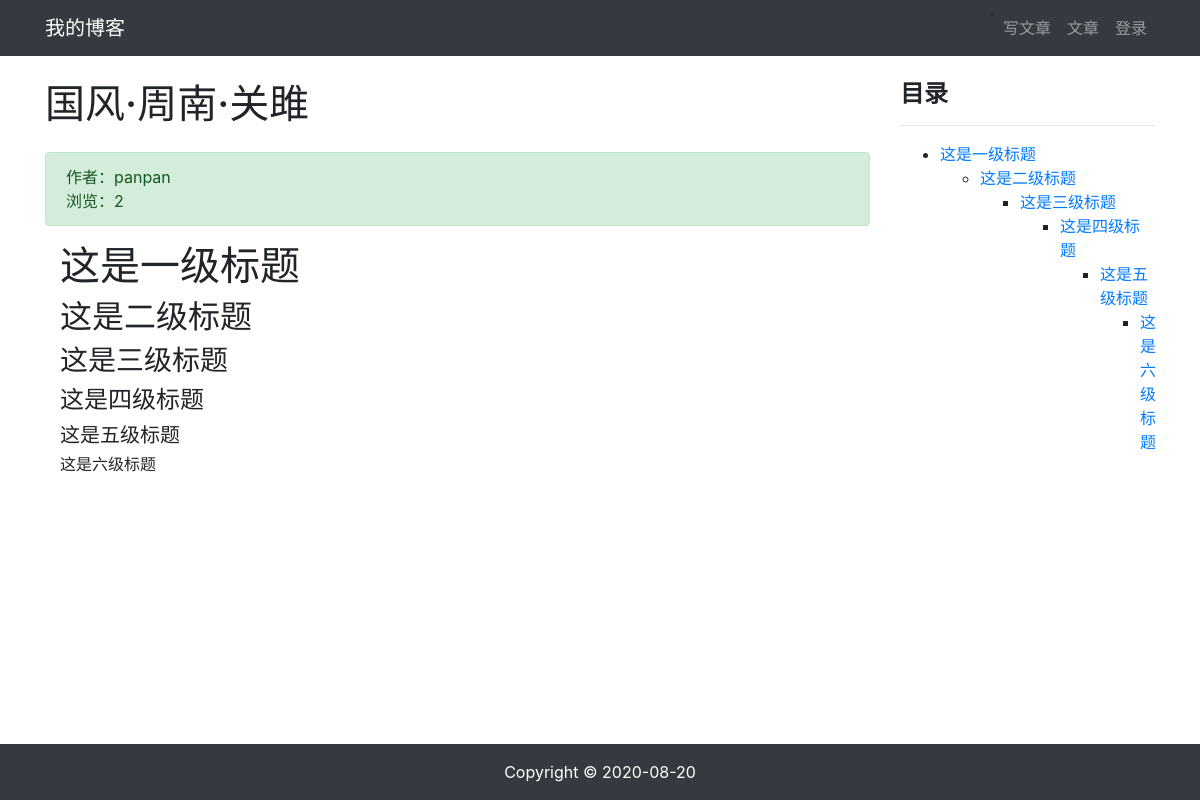
/article/article_detail/12/, run on the app's committed database.
### article/models.py (models this page shows, shortened)
class ArticlePost(models.Model):
    total_views = models.PositiveIntegerField(default=0)
    author = models.ForeignKey(User, on_delete=models.CASCADE)
    title = models.CharField(max_length=100)
    body_content = models.TextField()
    created_time = models.DateTimeField(default=timezone.now)
    updated_time = models.DateTimeField(auto_now=True)
    class Meta:
        ordering = ('-created_time',)

### article/views.py (the view)
# urls.py: path('article_detail/<int:id>/', article.views.article_detail, name='article_detail'),
def article_detail(request, id):
    article = ArticlePost.objects.get(id=id)
    article.total_views += 1
    article.save(update_fields=['total_views'])
    md = markdown.Markdown(extensions=[
        'markdown.extensions.extra',
        'markdown.extensions.codehilite',
        'markdown.extensions.toc',
    ])
    article.body_content = md.convert(article.body_content)
    context = {
        'article': article,
        'toc': md.toc
    }
    return render(request, 'article/detail.html', context)

### templates/article/detail.html (shortened to what this page needs)
{% extends "base.html" %}
{% load staticfiles %}
{% block content %}
    <div class="container">
        <div class="row">
            <div class="col-9">
                <h1 class=" mt-4 mb-4">{{ article.title }}</h1>
                <div class=" alert alert-success">
                    <div>
                        作者：{{ article.author }}
                    </div>
                    <div>
                        浏览：{{ article.total_views }}
                    </div>
                </div>
                <div class="col-12">
                    <p>{{ article.body_content | safe }}</p>
                </div>
            </div>
            <div class="col-3 mt-4">
                <h4><strong>目录</strong></h4>
                <hr>
                <div>
                    {{ toc|safe }}
                </div>
            </div>
        </div>
    </div>
{% endblock %}

### data on the page
ArticlePost: title "国风·周南·关雎", author "panpan", total_views "2", body_content "这是一级标题 这是二级标题 这是三级标题 这是四级标题 这是五级标题 这是六级标题"

### other printed values
{{ toc|safe }} "这是一级标题 这是二级标题 这是三级标题 这是四级标题 这是五级标题 这是六级标题"
